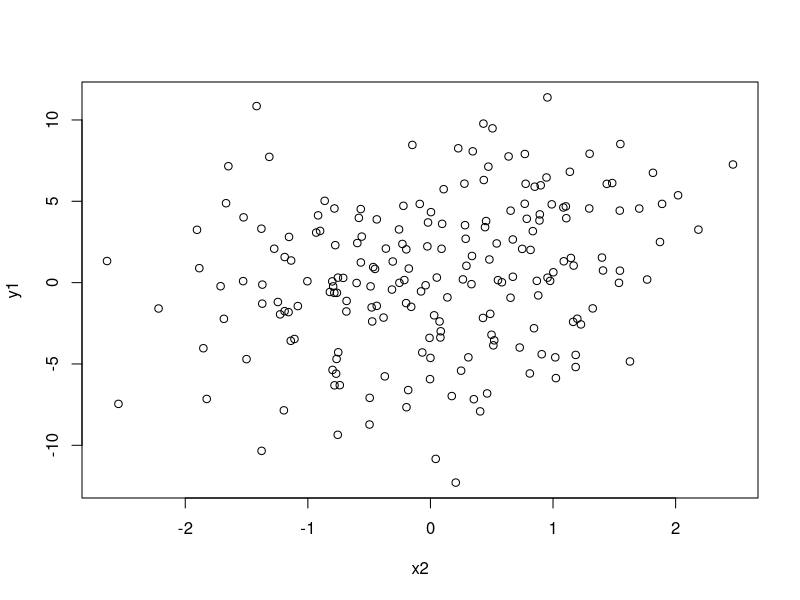
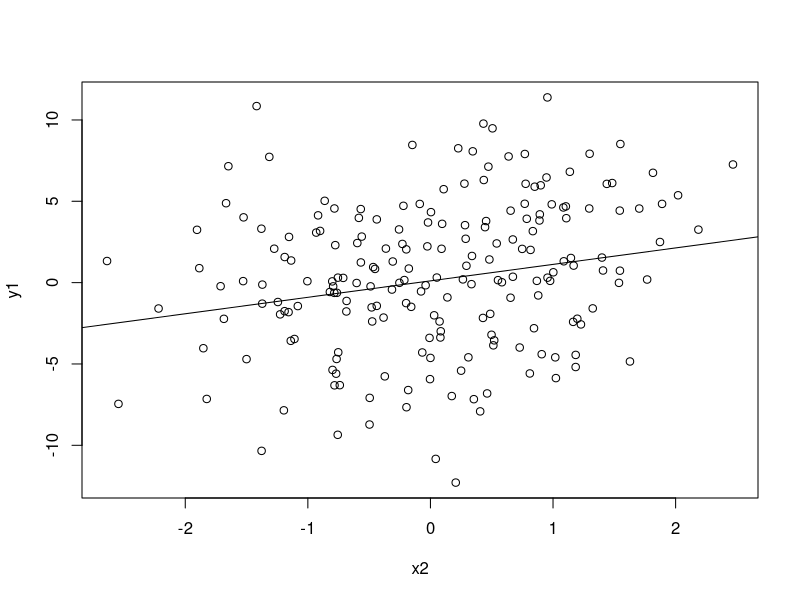
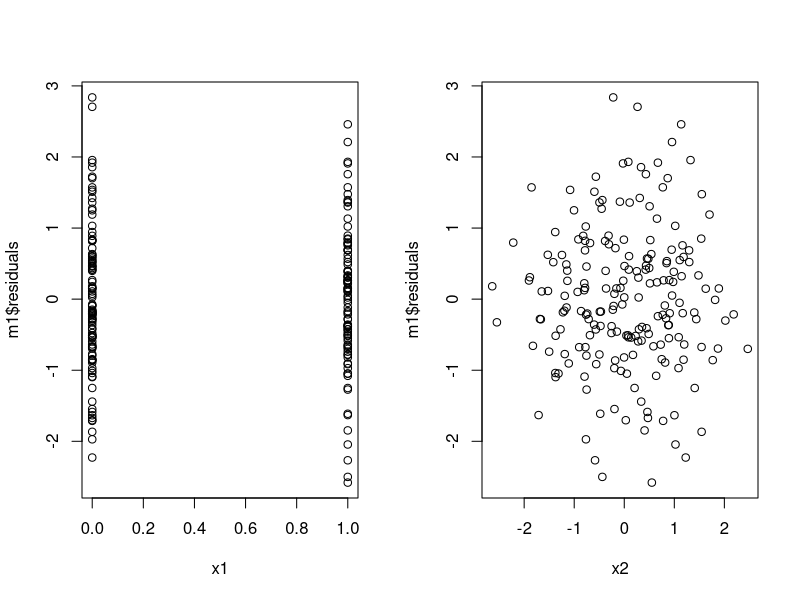

Write the R code that produced these figures, in order.
#' # Multivariate Regression #
#'
#' The bivariate OLS tutorial covers most of the details of model building and output, so this tutorial is comparatively short. It addresses some additional details about multivariate OLS models.
#'
#' We'll begin by generating some fake data involving a few covariates. We'll then generate two outcomes, one that is a simple linear function of the covariates and one that involves an interaction.
set.seed(50)
n <- 200
x1 <- rbinom(n,1,.5)
x2 <- rnorm(n)
x3 <- rnorm(n,0,4)
y1 <- x1 + x2 + x3 + rnorm(n)
y2 <- x1 + x2 + x3 + 2*x1*x2 + rnorm(n)
#' Now we can see how to model each of these processes.
#'
#' ## Regresssion formulae for multiple covariates ##
#' As covered in the formulae tutorial, we can easily represent a multivariate model using a formula just like we did for a bivariate model.
#' For example, a bivariate model might look like:
y1 ~ x1
#' And a multivariate model would look like:
y1 ~ x1 + x2 + x3
#' To include the interaction we need to use the `*` operator, though we could also use `:` for the same result:
y1 ~ x1*x2 + x3
y1 ~ x1 + x2 + x1*x2 + x3
#' The order of variables in a regression formula doesn't matter. Generally, R will print out the regression results in the order that the variables are listed in the formula, but there are exception. For example, all interactions are listed after main effects, as we'll see below.
#'
#' ## Regression estimation ##
#' Estimating a multivariate model is just like a bivariate model:
lm(y1 ~ x1 + x2 + x3)
#' We can do the same with an interaction model:
lm(y1 ~ x1*x2 + x3)
#' By default, the estimated coefficients print to the console. If we want to do anything else with the model, we need to store it as an object and then we can perform further procedures:
m1 <- lm(y1 ~ x1 + x2 + x3)
m2 <- lm(y1 ~ x1*x2 + x3)
#'
#' ## Extracting coefficients ##
#' To obtain just the coefficients themselves, we can use the `coef` function applied to the model object:
coef(m1)
#' Similarly, we can use `residuals` to see the model residuals. We'll just list the first 15 here:
residuals(m1)[1:15]
#' The model objects also include all of the data used to estimate the model in a sub-object called `model`. Let's look at its first few rows:
head(m1$model)
#' There are lots of other things stored in a model object that don't concern us right now, but that you could see with `str(m1)` or `str(m2)`.
#'
#' ## Regression summaries ##
#' Much more information about a model becomes available when we use the `summary` function:
summary(m1)
#' Indeed, as with a bivariate model, a complete representation of the regression results is printed to the console, including coefficients, standard errors, t-statistics, p-values, some summary statistics about the regression residuals, and various model fit statistics. The summary object itself can be saved and objects extracted from it:
s1 <- summary(m1)
#' A look at the structure of `s1` shows that there is considerable detail stored in the summary object:
str(s1)
#' This includes all of the details that were printed to the console, which we extract separately, such as the coefficients:
coef(s1)
s1$coefficients
#' Model fit statistics:
s1$sigma
s1$r.squared
s1$adj.r.squared
s1$fstatistic
#' And so forth. These details become useful to be able to extract when we want to output our results to another format, such as Word, LaTeX, or something else.
#'
#' ### Interaction Model Output ###
#' The output from a model that includes interactions is essentially the same as for a model without any interactions, but note that the interaction coefficients are printed at the end of the output:
coef(m2)
s2 <- summary(m2)
s2
coef(s2)
#'
#' ## Plots of Multivariate OLS Models ##
#' As with bivariate models, we can easily plot our observed data pairwise:
plot(y1~x2)
#' And we can overlay predicted values of the outcome on that kind of plot:
plot(y1~x2)
abline(m1$coef[1], m1$coef[3])
#' or plot the model residuals against included variables:
layout(matrix(1:2,nrow=1))
plot(m1$residuals ~ x1)
plot(m1$residuals ~ x2)
#'
#' For more details on plotting regressions, see the section of tutorials on Regression Plotting.
#'